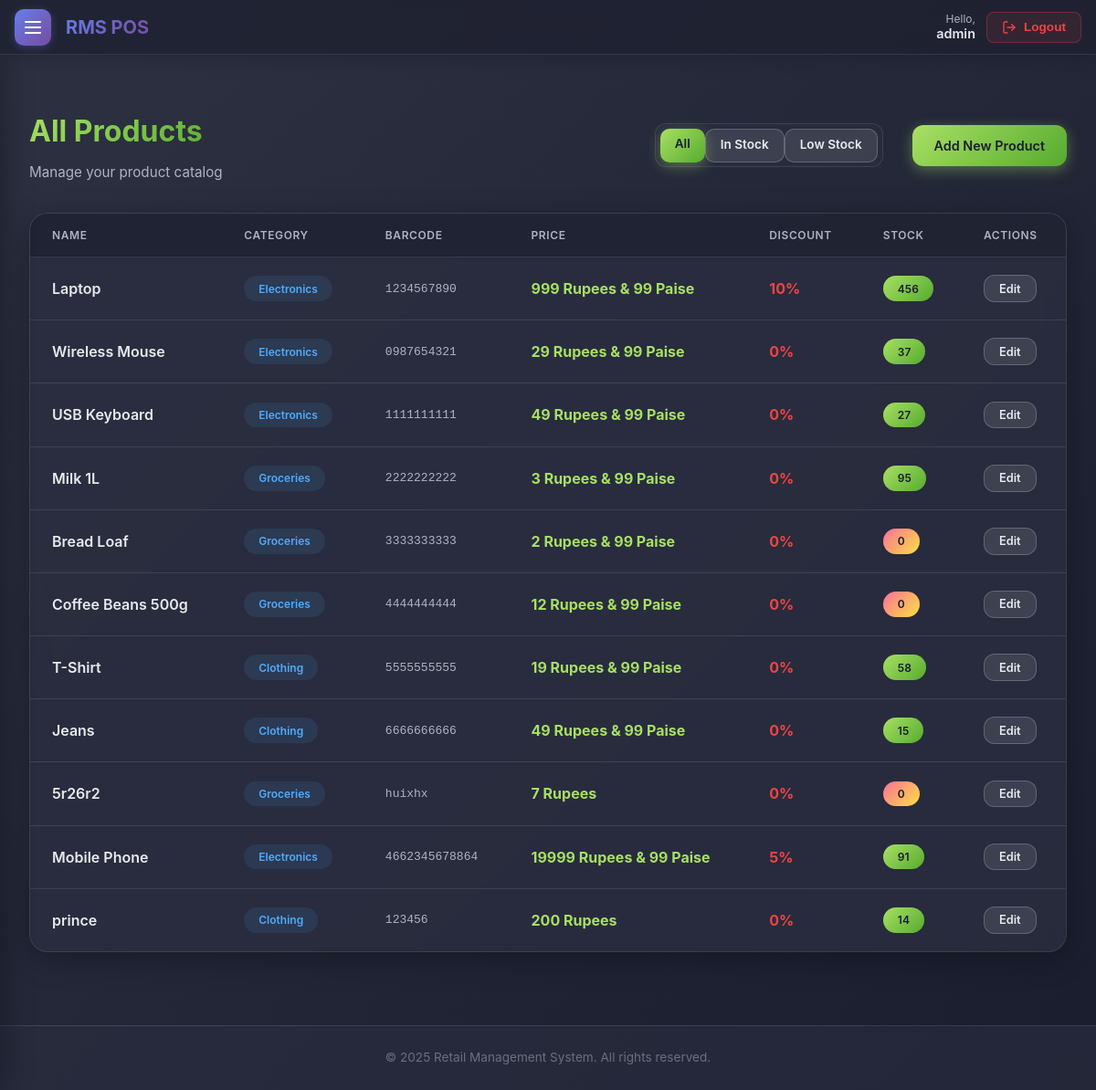
Before: /inventory/products/ (signed in) with the older database file.
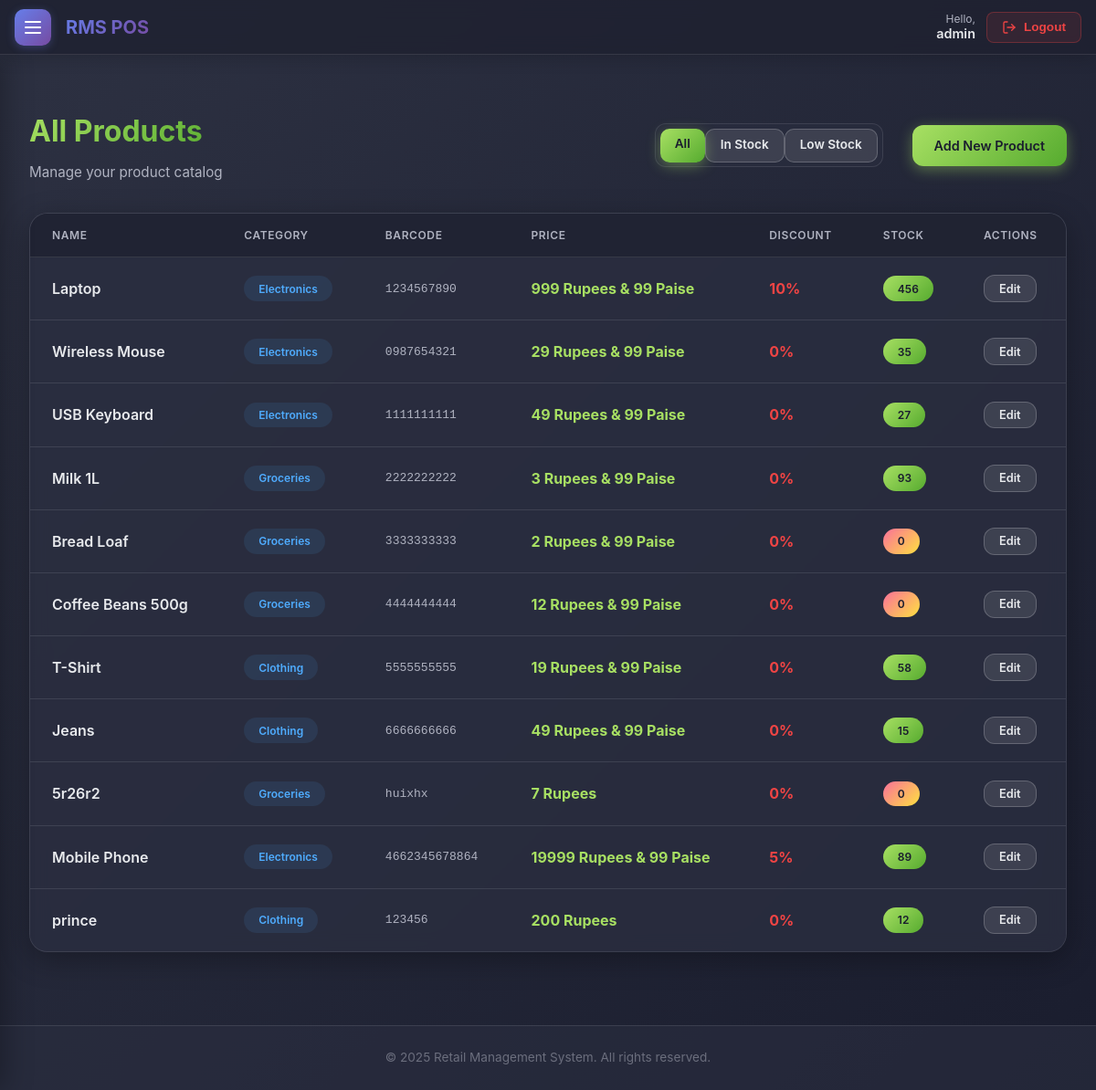
After: the same page with the newer database file.
### rms_pos/inventory/models.py (models this page shows, shortened)
class Product(models.Model):
    name = models.CharField(max_length=200)
    category = models.ForeignKey(Category, on_delete=models.CASCADE, related_name='products')
    barcode = models.CharField(max_length=100, unique=True)
    price = models.DecimalField(max_digits=10, decimal_places=2)
    discount_percentage = models.DecimalField(max_digits=5, decimal_places=2, default=0, help_text="Discount percentage (0-100)")
    cost = models.DecimalField(max_digits=10, decimal_places=2, help_text="Cost price per unit")
    stock_quantity = models.IntegerField(default=0)
    image = models.ImageField(upload_to='products/', blank=True, null=True)
    created_at = models.DateTimeField(auto_now_add=True)
    updated_at = models.DateTimeField(auto_now=True)

class Category(models.Model):
    name = models.CharField(max_length=100)
    description = models.TextField(blank=True)
    class Meta:
        verbose_name_plural = 'Categories'

### rms_pos/inventory/views.py (the view)
# urls.py: path('products/', views.product_list, name='product_list'),
@login_required
@user_passes_test(is_manager_or_admin)
def product_list(request):
    status = request.GET.get('stock_status', 'all')
    products = Product.objects.select_related('category').all()
    if status == 'low':
        products = products.filter(stock_quantity__lte=10)
        title = 'Low Stock Items'
    elif status == 'instock':
        products = products.filter(stock_quantity__gt=10)
        title = 'In-Stock Items'
    else:
        title = 'All Products'
    return render(request, 'inventory/product_list.html', {
        'products': products,
        'current_status': status,
        'title': title
    })

### rms_pos/accounts/models.py (called while the page is built)
    def is_admin(self):
        return self.role == 'admin'

    def is_manager(self):
        return self.role == 'manager'

    def can_manage_users(self):
        return self.role in ('admin', 'manager')

### rms_pos/core/templatetags/currency_tags.py (called while the page is built)
@register.filter
def rupee_paise(value):
    try:
        val = float(value)
        rupees = int(val)
        paise = int(round((val - rupees) * 100))
        result = f"{rupees} Rupees"
        if paise > 0:
            result += f" & {paise} Paise"
        elif paise == 0 and rupees == 0:
             pass
        return result
    except (ValueError, TypeError):
        return value

### rms_pos/inventory/views.py (called while the page is built)
def is_manager_or_admin(user):
    return user.is_authenticated and (user.is_manager() or user.is_admin())

### rms_pos/templates/inventory/product_list.html (shortened to what this page needs)
﻿{% extends 'base.html' %}
{% load currency_tags %}
{% block content %}
<div class="page-header">
    <div>
        <h1 class="page-title">{{ title|default:"Products" }}</h1>
        <p class="page-subtitle">{% if is_low_stock_view %}Items requiring replenishment{% else %}Manage your product
            catalog{% endif %}</p>
    </div>
    <div style="display: flex; gap: 1rem; align-items: center;">
        <div class="filter-group"
            style="display: flex; background: var(--card-bg); padding: 0.3rem; border-radius: 12px; border: 1px solid var(--border-color); margin-right: 1rem;">
            <a href="?stock_status=all"
                class="btn {% if current_status == 'all' %}btn-primary{% else %}btn-secondary{% endif %}"
                style="padding: 0.4rem 1rem; border-radius: 10px; font-size: 0.85rem;">All</a>
            <a href="?stock_status=instock"
                class="btn {% if current_status == 'instock' %}btn-primary{% else %}btn-secondary{% endif %}"
                style="padding: 0.4rem 1rem; border-radius: 10px; font-size: 0.85rem;">In Stock</a>
            <a href="?stock_status=low"
                class="btn {% if current_status == 'low' %}btn-primary{% else %}btn-secondary{% endif %}"
                style="padding: 0.4rem 1rem; border-radius: 10px; font-size: 0.85rem;">Low Stock</a>
        </div>
        <a href="{% url 'add_product' %}" class="btn btn-primary">Add New Product</a>
    </div>
</div>
<div class="card">
    <div class="card-body" style="padding: 0;">
        <div class="table-responsive">
            <table>
                <thead>
                    <tr>
                        <th>Name</th>
                        <th>Category</th>
                        <th>Barcode</th>
                        <th>Price</th>
                        <th>Discount</th>
                        <th>Stock</th>
                        <th>Actions</th>
                    </tr>
                </thead>
                <tbody>
                    {% for product in products %}
                    <tr>
                        <td>
                            <div style="font-weight: 600; color: var(--text-primary);">{{ product.name }}</div>
                        </td>
                        <td>
                            <span class="badge badge-blue" style="background: rgba(79, 172, 254, 0.1); color: #4facfe;">
                                {{ product.category.name }}
                            </span>
                        </td>
                        <td style="font-family: monospace; color: var(--text-secondary);">{{ product.barcode }}</td>
                        <td style="font-weight: 700; color: #a8e063;">{{ product.price|rupee_paise }}</td>
                        <td style="font-weight: 700; color: #ef4444;">{{ product.discount_percentage|floatformat:"0" }}%
                        </td>
                        <td>
                            <span
                                class="badge {% if product.stock_quantity <= 10 %}badge-red{% else %}badge-green{% endif %}">
                                {{ product.stock_quantity }}
                            </span>
                        </td>
                        <td>
                            <a href="{% url 'edit_product' product.pk %}" class="btn btn-secondary"
                                style="padding: 0.4rem 1rem; font-size: 0.8rem;">Edit</a>
                        </td>
                    </tr>
                    {% endfor %}
                </tbody>
            </table>
        </div>
    </div>
</div>
{% endblock %}

Changed rows visible on the page:
changed Product "Wireless Mouse": stock_quantity "37" → "35"
changed Product "Milk 1L": stock_quantity "95" → "93"
changed Product "Mobile Phone": stock_quantity "91" → "89"
changed Product "prince": stock_quantity "14" → "12"
